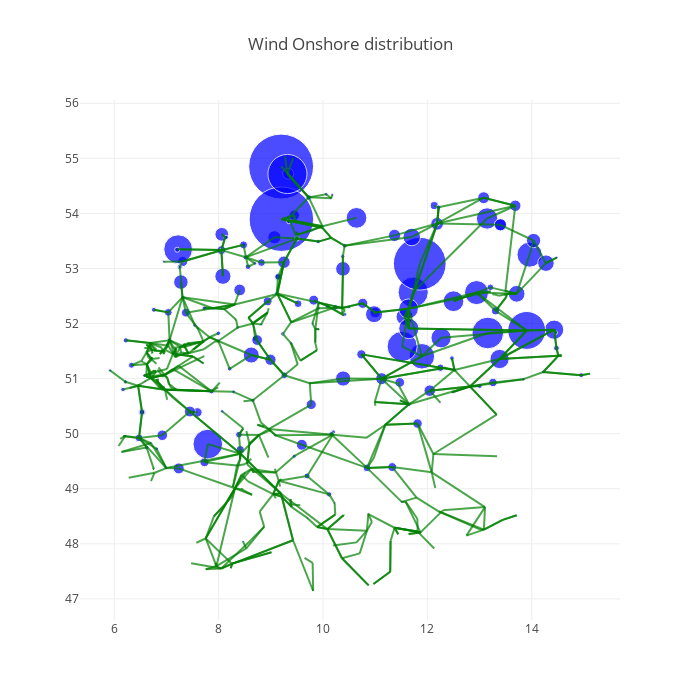

This figure's notebook cell:
### Code cell
tech = 'Wind Onshore' # in ["Gas","Brown Coal","Hard Coal","Wind Offshore","Wind Onshore","Solar"]

gens = network.generators[network.generators.carrier == tech]
gen_distribution = gens.groupby("bus").sum()["p_nom"].reindex(network.buses.index,fill_value=0.)

#set the figure size first
fig = dict(data=[],layout=dict(width=700,height=700))

fig = network.iplot(bus_sizes=0.05*gen_distribution, fig=fig,
                     bus_text=tech + ' at bus ' + network.buses.index + ': ' + round(gen_distribution).values.astype(str) + ' MW',
                     title=tech + " distribution")
